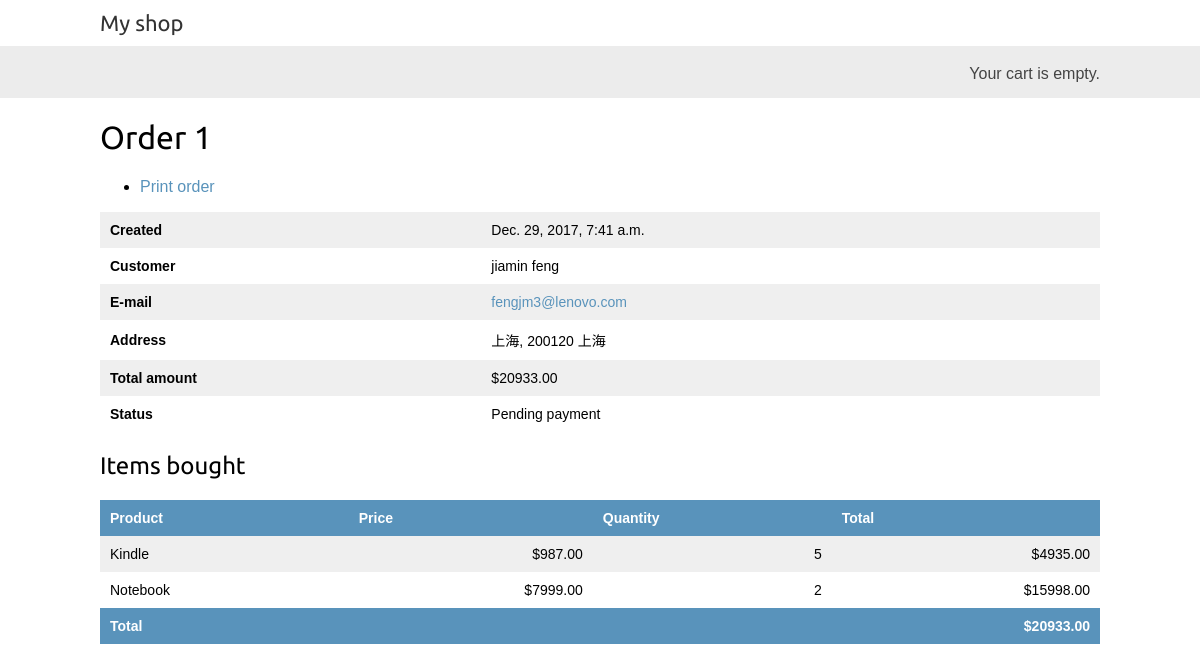
Page /order/admin/order/1/ on the committed database.
### orders/models.py (models this page shows, shortened)
class Order(models.Model):
    first_name = models.CharField(max_length=50)
    last_name = models.CharField(max_length=50)
    email = models.EmailField()
    address = models.CharField(max_length=250)
    postal_code = models.CharField(max_length=20)
    city = models.CharField(max_length=100)
    created = models.DateTimeField(auto_now_add=True)
    updated = models.DateTimeField(auto_now=True)
    paid = models.BooleanField(default=False)
    coupon = models.ForeignKey(Coupon,related_name='orders',null=True,blank=True)
    discount = models.IntegerField(default=0,validators=[MinValueValidator(0),MaxValueValidator(100)])
    class Meta:
        ordering = ('-created',)
    def get_total_cost(self):
        total_cost = sum(item.get_cost() for item in self.items.all())
        return total_cost - total_cost * (self.discount/Decimal('100'))

class OrderItem(models.Model):
    order = models.ForeignKey(Order,related_name='items')
    product = models.ForeignKey(Product,related_name='order_items')
    price = models.DecimalField(max_digits=10,decimal_places=2)
    quantity = models.PositiveIntegerField(default=1)
    def get_cost(self):
        return self.quantity * self.price

### shop/models.py (models this page shows, shortened)
class Product(models.Model):
    category = models.ForeignKey(Category,related_name='products')
    name = models.CharField(max_length=200,db_index=True)
    slug = models.SlugField(max_length=200,db_index=True)
    image = models.ImageField(upload_to="products/%Y/%m/%d",blank=True)
    description = models.TextField(blank=True)
    price = models.DecimalField(max_digits=10,decimal_places=2)
    stock = models.PositiveIntegerField()
    available = models.BooleanField(default=True)
    created = models.DateTimeField(auto_now_add=True)
    updated = models.DateTimeField(auto_now=True)
    class Meta:
        ordering = ('name',)
        index_together = (('id','slug'),)

### orders/views.py (the view)
# urls.py: url(r'^admin/order/(?P<order_id>\d+)/$',views.admin_order_detail,name='admin_order_detail'),
def admin_order_detail(request,order_id):
    order = get_object_or_404(Order,id=order_id)
    return render(request,'admin/orders/order/detail.html',{'order':order})

### cart/cart.py (called while the page is built)
    def __len__(self):
        return sum(item['quantity'] for item in self.cart.values())

### cart/context_processors.py (called while the page is built)
def cart(request):
    return {'cart':Cart(request)}

### orders/templates/admin/orders/order/detail.html (shortened to what this page needs)
{% extends "shop/base.html" %}
{% load static %}
{% block content %}
    <h1>Order {{ order.id }}</h1>
    <ul class="object-tools">
        <li>
            <a href="#" onclick="window.print();">Print order</a>
        </li>
    </ul>
    <table>
        <tr>
            <th>Created</th>
            <td>{{ order.created }}</td>
        </tr>
        <tr>
            <th>Customer</th>
            <td>{{ order.first_name }} {{ order.last_name }}</td>
        </tr>
        <tr>
            <th>E-mail</th>
            <td><a href="mailto:{{ order.email }}">{{ order.email }}</a></td>
        </tr>
        <tr>
            <th>Address</th>
            <td>{{ order.address }}, {{ order.postal_code }} {{ order.city}}</td>
        </tr>
        <tr>
            <th>Total amount</th>
            <td>${{ order.get_total_cost }}</td>
        </tr>
        <tr>
            <th>Status</th>
            <td>{% if order.paid %}Paid{% else %}Pending payment{% endif %}</td>
        </tr>
    </table>
    <div class="module">
        <div class="tabular inline-related last-related">
            <table>
                <h2>Items bought</h2>
                <thead>
                    <tr>
                        <th>Product</th>
                        <th>Price</th>
                        <th>Quantity</th>
                        <th>Total</th>
                    </tr>
                </thead>
                <tbody>
                    {% for item in order.items.all %}
                    <tr class="row{% cycle "1" "2" %}">
                        <td>{{ item.product.name }}</td>
                        <td class="num">${{ item.price }}</td>
                        <td class="num">{{ item.quantity }}</td>
                        <td class="num">${{ item.get_cost }}</td>
                    </tr>
                    {% endfor %}
                    <tr class="total">
                        <td colspan="3">Total</td>
                        <td class="num">${{ order.get_total_cost }}</td>
                    </tr>
                </tbody>
            </table>
        </div>
    </div>
{% endblock %}

### shop/static/css/base.css (style rules this page uses)
body { margin:0; padding:0; font-family:helvetica, sans-serif; }
h1, h2, h3, h4, h5 , h6 { font-family: 'Ubuntu', sans-serif; font-weight:normal; }
a { text-decoration:none; color:#5993bb; }
table { width:100%; border-spacing:0; border-collapse: collapse; }
table th, table td { text-align:left; font-size:14px; padding:10px; margin:0; }
tbody tr:nth-child(odd) { background:#efefef; }
thead th, tbody tr.total { background:#5993bb; color:#fff; font-weight:bold; }
tbody td.num { text-align:right; }

### rows in the picture
Order: id "1", created "Dec. 29, 2017, 7:41 a.m.", first_name "jiamin", last_name "feng", email "fengjm3@lenovo.com", address "上海", postal_code "200120", city "上海", get_total_cost "20933.00"
OrderItem: product.name "Kindle", price "987.00", quantity "5", get_cost "4935.00"
OrderItem: product.name "Notebook", price "7999.00", quantity "2", get_cost "15998.00"
